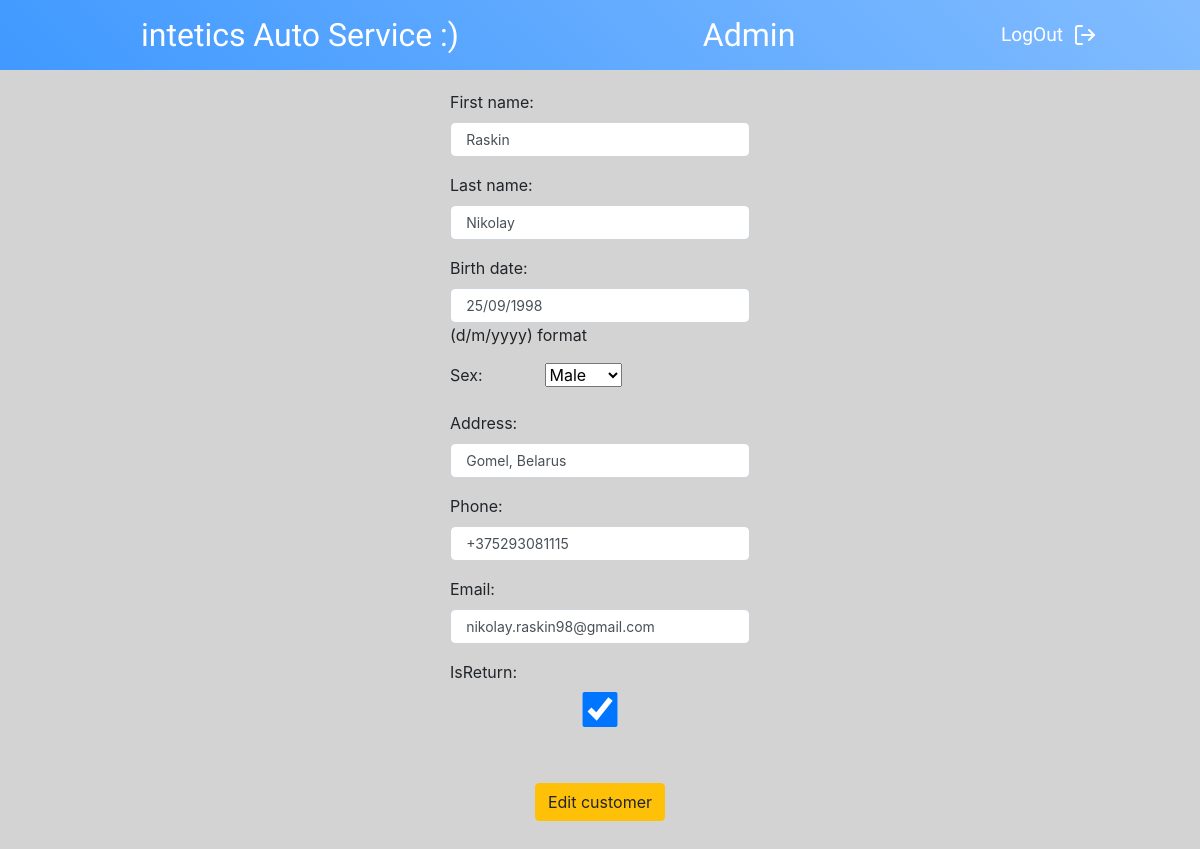
/editCustomer/39 (signed in), run on the app's committed database.
### mainPage/models.py (models this page shows, shortened)
class Customer(models.Model):
    firstName = models.CharField(_('First name'), max_length = 100)
    lastName = models.CharField(_('Last name'), max_length = 100)
    birthDate = models.DateField(_('Date of birth'))
    sex = models.CharField(_('Sex'), max_length=100, choices=SEX_CHOICES, default='M')
    address = models.CharField(_('Address'), max_length = 100)
    phone_regex = RegexValidator(regex=r'^\+?1?\d{9,15}$', message="Phone number must be entered in the format: '+999999999'. Up to 15 digits allowed.")
    phone = models.CharField(validators=[phone_regex], max_length=17, blank=True)
    email = models.EmailField(_('Email:'),null=False, unique=True)
    isReturn = models.BooleanField(default=False)

### mainPage/views.py (the view)
# urls.py: path('editCustomer/<int:id>',views.editCustomer, name = 'editCustomer'),
@login_required
def editCustomer(request,id):
    customer = Customer.objects.get(pk=id)
    form = CustomerForm(request.POST or None, instance=customer)
    if form.is_valid():
        try:
            form.save()
            return redirect('mainPage')
        except ValidationError:
            messages.info(request, 'Invalid date!')
    else:
        print('Form isn\'t valid!')
    context = {
        'form':form,
        'id':id,
    }
    return render(request,'mainPage/editCustomerForm.html',context)

### mainPage/addCustomerForm.py
class CustomerForm(forms.ModelForm):
    birthDate = forms.DateField(
        label='Birth date',
        widget=forms.DateInput(format='%d/%m/%Y'),
        input_formats=('%d/%m/%Y',),
        help_text = '(d/m/yyyy) format',
        )
    class Meta:
        model = Customer
        fields = ('firstName','lastName','birthDate','sex','address','phone','email','isReturn')

### mainPage/templates/mainPage/editCustomerForm.html (shortened to what this page needs)
{% extends 'mainPage/base.html' %}
{% load static %}
{% block content %}
<form class="addForm" enctype="multipart/form-data" method="POST" action="{% url 'editCustomer' id %}">
    <div class="addForm__item">
        {{form.as_p}}
    </div>
    <div class="addForm__item">
        <button type="submit" class="btn  btn-warning add-customer">Edit customer</button>
    </div>
</form>
{% endblock %}

### mainPage/static/mainPage/css/header.css (style rules this page uses)
body { margin: 0; padding: 0; font-family: "Alegreya"; }

### mainPage/static/mainPage/css/addForm.css (style rules this page uses)
.addForm { display: flex; flex-direction: column; justify-content: center; }
.addForm__item { align-self: center; margin: 20px; }
.addForm__item label { width: 90px; }
.addForm__item input { display: block; width: 300px; height: calc(1.5em + 0.75rem + 2px); padding: 0.375rem 0.95rem; font-size: 0.875rem; font-weight: 400; line-height: 1.5; color: #495057; background-color: #fff; background-clip: padding-box; border: 1px solid #ced4da; border-radius: 5px; }

### data on the page
Customer: firstName "Raskin", lastName "Nikolay", birthDate "25/09/1998", sex "Male", address "Gomel, Belarus", phone "+375293081115", email "nikolay.raskin98@gmail.com", isReturn "☑"
